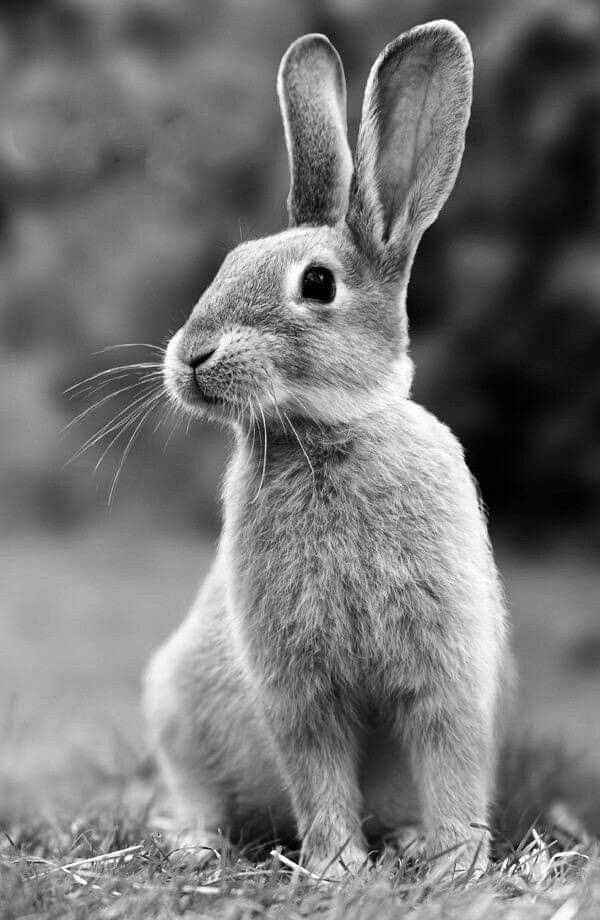
#> input picture images/rabbit.jpg, 600 x 920 px, found by its file name
$ python sobel_2d_and_laplacian.py   (older library calls are emulated)
#> lines starting #> are read from the running program, lines starting #| are printed output that depends on the picture
import cv2
import numpy as np
import matplotlib.pyplot as plt

#Load the image
img0=cv2.imread("./images/rabbit.jpg")
#> img0 is the input picture: shape (920, 600, 3); min 0, max 255, mean 117.8

img= cv2.GaussianBlur(img0, (3, 3), 0)

laplacian = cv2.Laplacian(img, cv2.CV_64F)
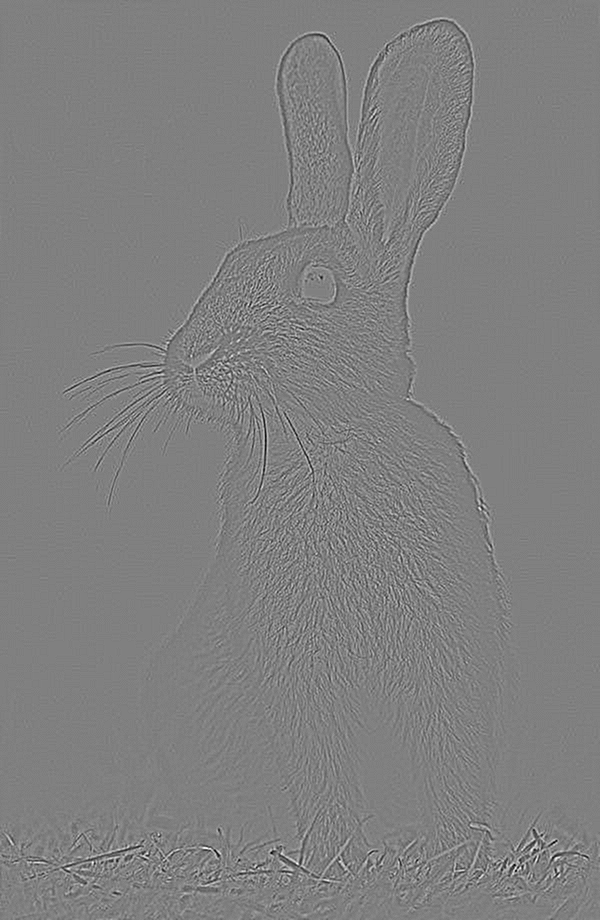
#> laplacian: shape (920, 600, 3) float64; min -107, max 106, mean 0; drawn with min black and max white
sobelx = cv2.Sobel(img, cv2.CV_64F, 1, 0, ksize=5)
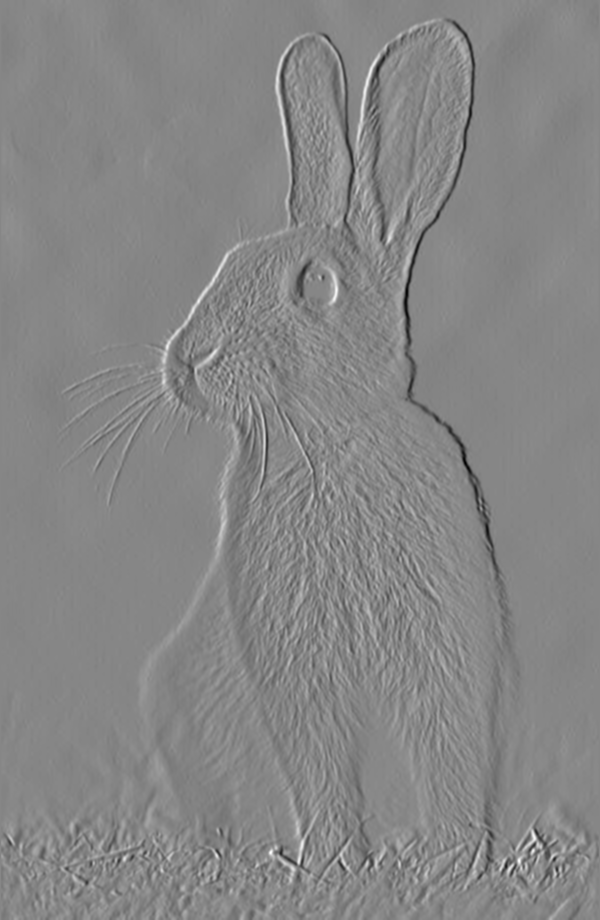
#> sobelx: shape (920, 600, 3) float64; min -7969, max 7145, mean -11.7; drawn with min black and max white
sobely = cv2.Sobel(img, cv2.CV_64F, 0, 1, ksize=5)
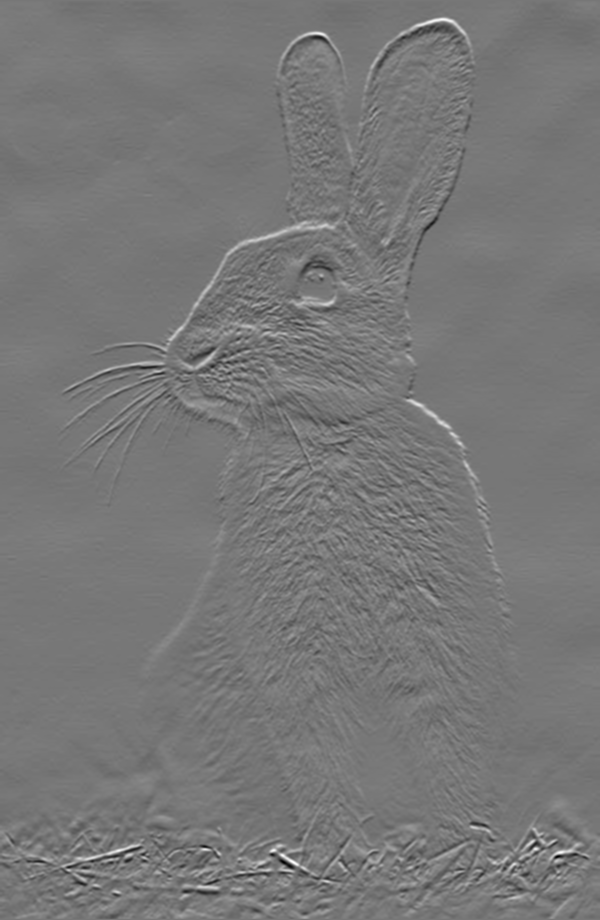
#> sobely: shape (920, 600, 3) float64; min -6856, max 7774, mean 8.7; drawn with min black and max white

plt.subplot(2, 2, 1), plt.imshow(img0, cmap='gray')
plt.title('Original(AngelKhatri-04)'), plt.xticks([]), plt.yticks([])
plt.subplot(2, 2, 2), plt.imshow(laplacian, cmap='gray')
plt.title('Laplacian'), plt.xticks([]), plt.yticks([])
plt.subplot(2, 2, 3), plt.imshow(sobelx, cmap='gray')
plt.title('Sobel X'), plt.xticks([]), plt.yticks([])
plt.subplot(2, 2, 4), plt.imshow(sobely, cmap='gray')
plt.title('Sobel Y'), plt.xticks([]), plt.yticks([])

plt.show()
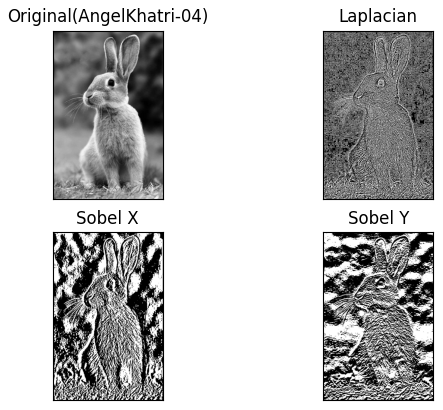
#> figure drawn by matplotlib, 4 panels

$ run again, with images/birds.jpg copied over images/rabbit.jpg
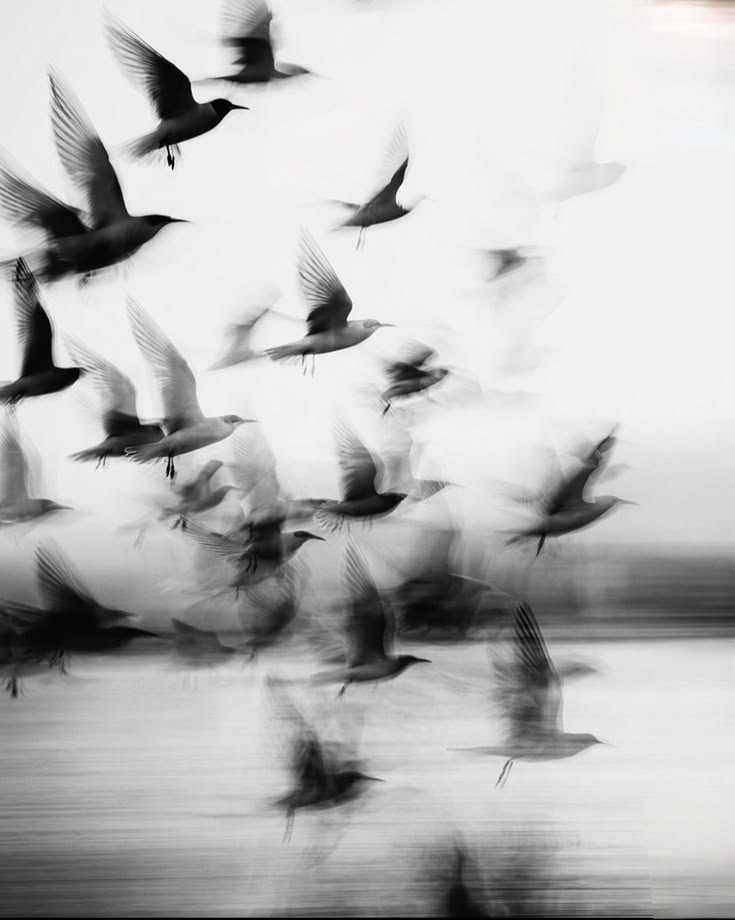
#> input picture images/birds.jpg, 735 x 920 px, found by its file name
#> img0 is the input picture: shape (920, 735, 3); mean B, G, R 184.7, 184.8, 184.8
#> `sobely = cv2.Sobel(img, cv2.CV_64F, 0, 1, ksize=5)`:
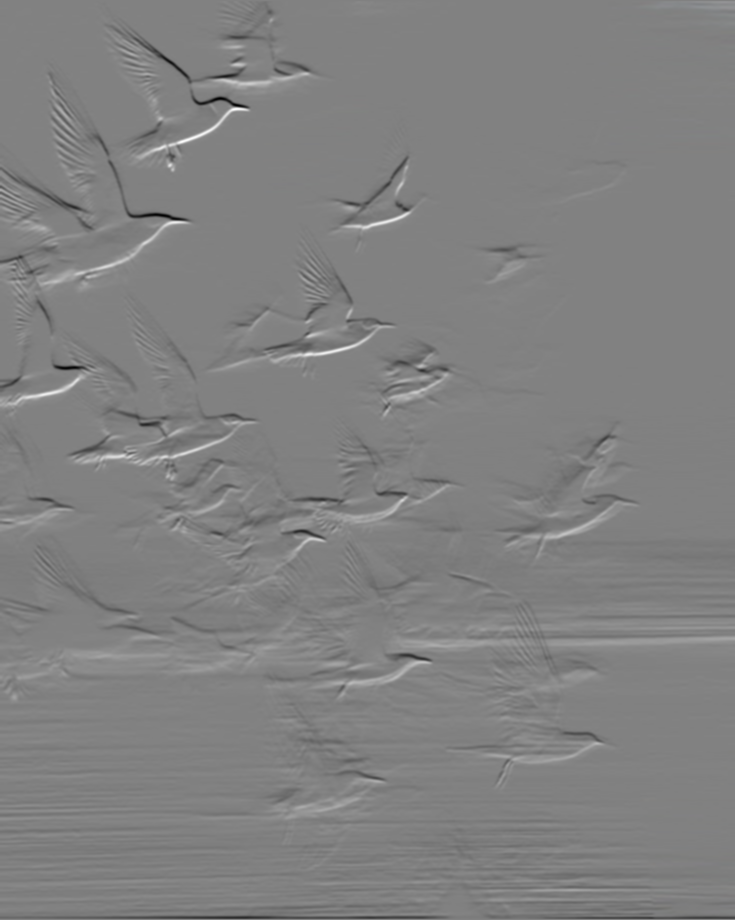
#> sobely: shape (920, 735, 3) float64; mean B, G, R -29.1, -29.3, -29.6; drawn with min black and max white
#> `plt.show()`:
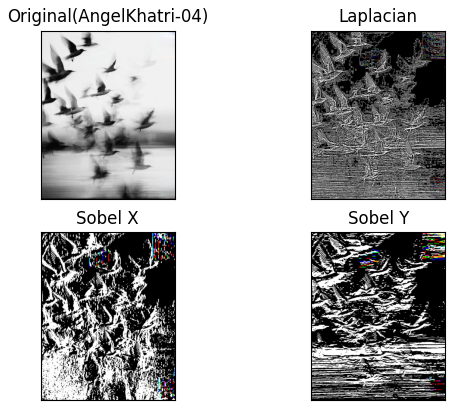
#> figure drawn by matplotlib, 4 panels; B, G, R data is drawn as R, G, B

$ run again, with images/building.jpg copied over images/rabbit.jpg
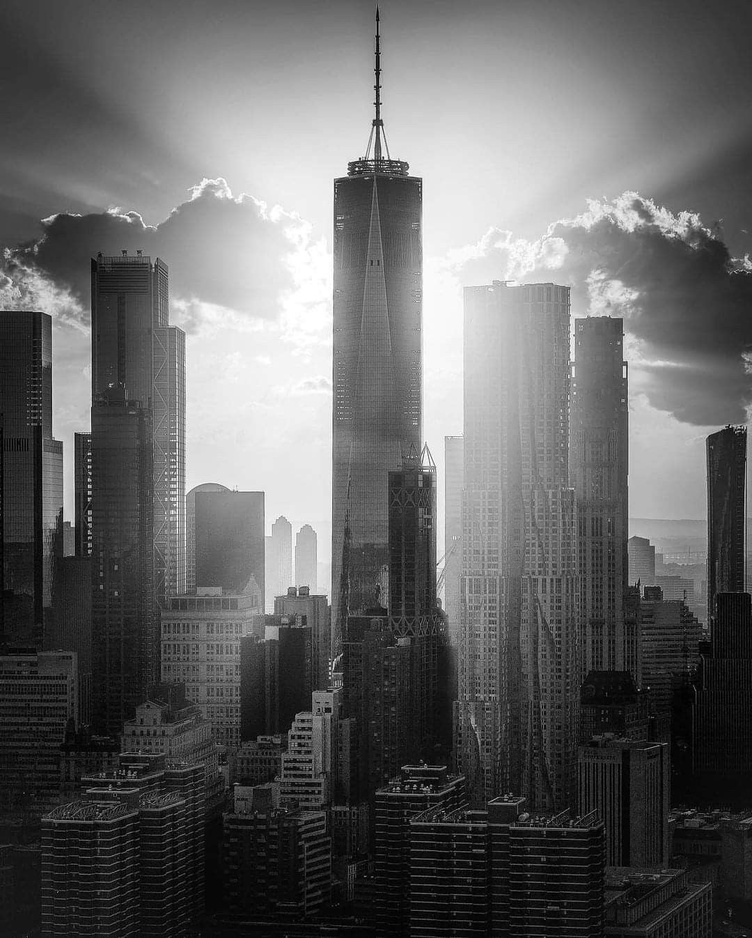
#> input picture images/building.jpg, 752 x 938 px, shrunk from 1080 x 1346 before the run, found by its file name
#> img0 is the input picture: shape (938, 752, 3); min 0, max 255, mean 100.7
#> `sobely = cv2.Sobel(img, cv2.CV_64F, 0, 1, ksize=5)`:
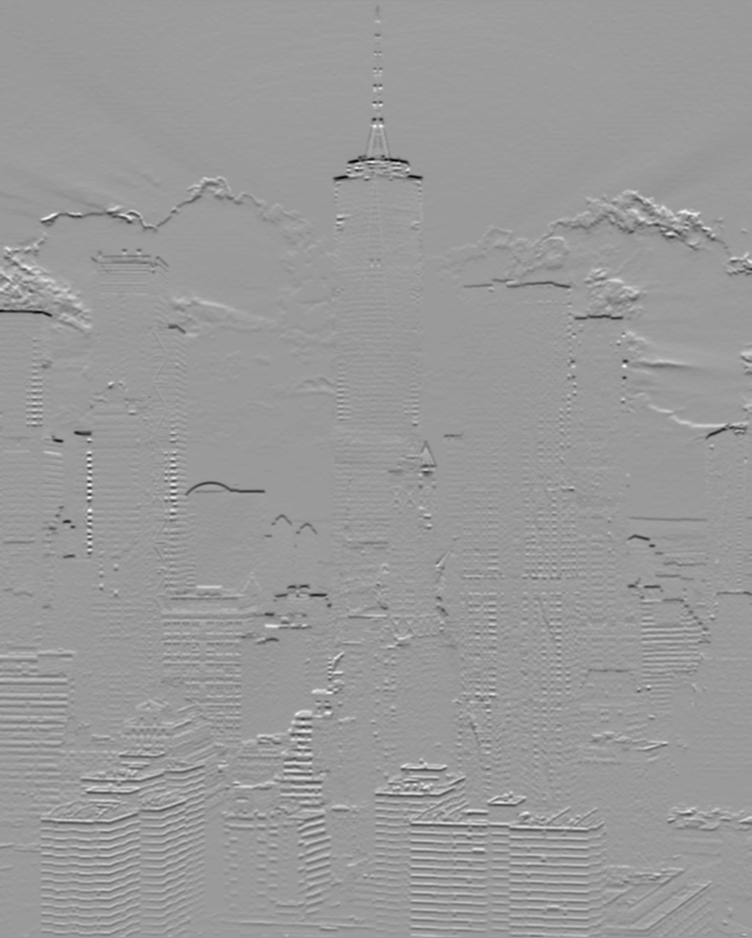
#> sobely: shape (938, 752, 3) float64; min -6724, max 4380, mean -9; drawn with min black and max white
#> `plt.show()`:
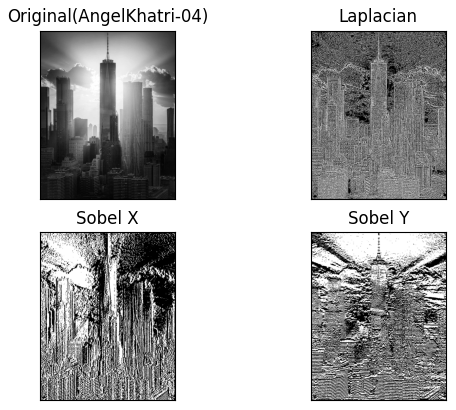
#> figure drawn by matplotlib, 4 panels
